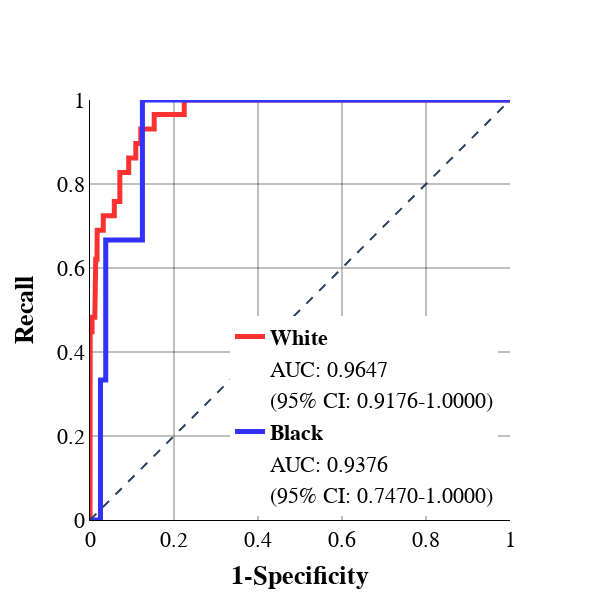

The cell this chart's notebook holds for it:
### Code cell
white=test.drop(X_test[X_test['NEWRACE2_White'] == 0].index)
#elsee=elsee.sample(95, random_state=25)
white_predictors=white.drop(['UDPYOPI_1 - Yes'], axis=1)
white_target=white['UDPYOPI_1 - Yes']
black=test.drop(X_test[X_test['NEWRACE2_Black'] == 0].index)

#pop=pop.sample(95, random_state=25)
black_predictors=black.drop(['UDPYOPI_1 - Yes'], axis=1)
black_target=black['UDPYOPI_1 - Yes']
white_prob=svc_linear._predict_proba_lr(white_predictors)
black_prob=svc_linear._predict_proba_lr(black_predictors)
plot_roc_curve2(white_target, [item[1] for item in white_prob], black_target, [item[1] for item in black_prob], 'White', 'Black')

### Figure 1 — Plotly figure (JSON) as saved in the notebook; plotly's stock layout.template omitted (floating-point values rounded to 4 significant figures; data arrays with more than 128 entries replaced by an {"elided": "..."} marker saying what was removed)
{"data": [{"hoverinfo": "skip", "line": {"color": "rgba(250, 50, 50, 1.0)", "width": 5}, "name": "<b>White</b>", "showlegend": true, "type": "scatter", "x": {"elided": "367 float values"}, "y": {"elided": "367 float values"}}, {"hoverinfo": "skip", "line": {"color": "rgba(255, 255, 255, 0)", "width": 5}, "name": "AUC: 0.9647", "showlegend": true, "type": "scatter", "x": {"elided": "367 float values"}, "y": {"elided": "367 float values"}}, {"hoverinfo": "skip", "line": {"color": "rgba(255, 255, 255, 0)", "width": 0}, "name": "(95% CI: 0.9176-1.0000)", "showlegend": true, "type": "scatter", "x": {"elided": "367 float values"}, "y": {"elided": "367 float values"}}, {"hoverinfo": "skip", "line": {"color": "rgba(50, 50, 250, 1.0)", "width": 5}, "name": "<b>Black</b>", "showlegend": true, "type": "scatter", "x": [0, 0.00156, 0.02496, 0.02496, 0.03744, 0.03744, 0.1248, 0.1248, 0.1482, 0.1513, 0.2839, 0.2871, 0.3198, 0.3229, 0.3401, 0.3432, 0.3869, 0.39, 0.3963, 0.3994, 0.4758, 0.4789, 0.4899, 0.4961, 0.4977, 0.5039, 0.5242, 0.5273, 0.6303, 0.6349, 1], "y": [0, 0, 0, 0.3333, 0.3333, 0.6667, 0.6667, 1, 1, 1, 1, 1, 1, 1, 1, 1, 1, 1, 1, 1, 1, 1, 1, 1, 1, 1, 1, 1, 1, 1, 1]}, {"hoverinfo": "skip", "line": {"color": "rgba(255, 255, 255, 0)", "width": 5}, "name": "AUC: 0.9376", "showlegend": true, "type": "scatter", "x": [0, 0.00156, 0.02496, 0.02496, 0.03744, 0.03744, 0.1248, 0.1248, 0.1482, 0.1513, 0.2839, 0.2871, 0.3198, 0.3229, 0.3401, 0.3432, 0.3869, 0.39, 0.3963, 0.3994, 0.4758, 0.4789, 0.4899, 0.4961, 0.4977, 0.5039, 0.5242, 0.5273, 0.6303, 0.6349, 1], "y": [0, 0, 0, 0.3333, 0.3333, 0.6667, 0.6667, 1, 1, 1, 1, 1, 1, 1, 1, 1, 1, 1, 1, 1, 1, 1, 1, 1, 1, 1, 1, 1, 1, 1, 1]}, {"hoverinfo": "skip", "line": {"color": "rgba(255, 255, 255, 0)", "width": 0}, "name": "(95% CI: 0.7470-1.0000)", "showlegend": true, "type": "scatter", "x": [0, 0.00156, 0.02496, 0.02496, 0.03744, 0.03744, 0.1248, 0.1248, 0.1482, 0.1513, 0.2839, 0.2871, 0.3198, 0.3229, 0.3401, 0.3432, 0.3869, 0.39, 0.3963, 0.3994, 0.4758, 0.4789, 0.4899, 0.4961, 0.4977, 0.5039, 0.5242, 0.5273, 0.6303, 0.6349, 1], "y": [0, 0, 0, 0.3333, 0.3333, 0.6667, 0.6667, 1, 1, 1, 1, 1, 1, 1, 1, 1, 1, 1, 1, 1, 1, 1, 1, 1, 1, 1, 1, 1, 1, 1, 1]}], "layout": {"font": {"color": "Black", "family": "Times New Roman", "size": 22}, "height": 600, "legend": {"x": 0.95, "xanchor": "right", "y": 0.01, "yanchor": "bottom"}, "shapes": [{"line": {"dash": "dash"}, "type": "line", "x0": 0, "x1": 1, "y0": 0, "y1": 1}], "title": {"x": 1}, "width": 600, "xaxis": {"constrain": "domain", "gridcolor": "rgba(5, 5, 5, 0.5)", "linecolor": "black", "range": [0, 1], "title": {"text": "<b>1-Specificity</b>"}}, "yaxis": {"gridcolor": "rgba(5, 5, 5, 0.5)", "linecolor": "black", "range": [0, 1], "scaleanchor": "x", "scaleratio": 1, "title": {"text": "<b>Recall</b>"}}}}
